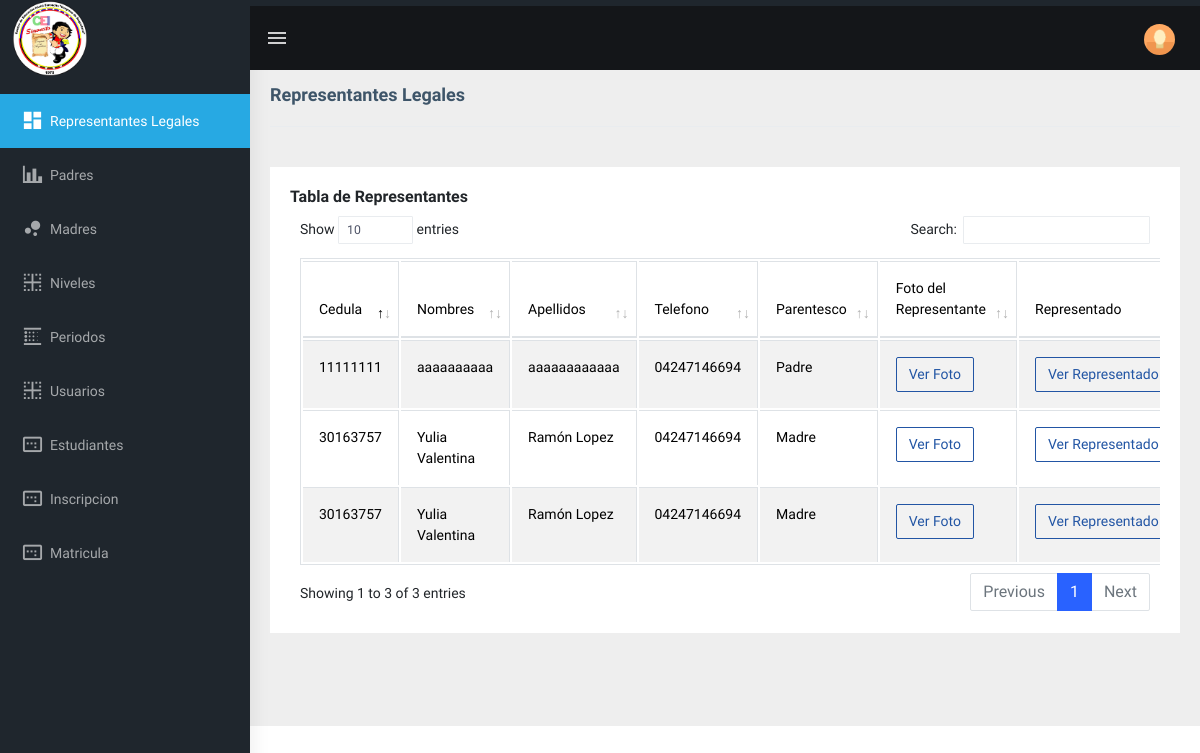
Page /admin/representante.php (signed in) on the committed database.
### tables this page shows
CREATE TABLE `representante_legal` (
  `cedula_representante` varchar(10) NOT NULL,
  `nombres` varchar(20) NOT NULL,
  `apellidos` varchar(25) NOT NULL,
  `telefono` varchar(11) NOT NULL,
  `codigo_parentesco` int(3) NOT NULL,
  `foto_representante` longblob DEFAULT NULL,
  `codigo_estado` int(3) NOT NULL DEFAULT 1,
  `nacionalidad` int(3) NOT NULL
);

CREATE TABLE `parentesco` (
  `codigo_parentesco` int(3) NOT NULL,
  `descripcion` varchar(50) NOT NULL
);

### admin/representante.php (the view, shortened to what this page needs)
<!DOCTYPE html>
<html dir="ltr" lang="en">
<head>
    <link href="https://cdn.jsdelivr.net/npm/bootstrap@5.3.3/dist/css/bootstrap.min.css" rel="stylesheet">
    <link href="../assets/libs/flot/css/float-chart.css" rel="stylesheet">
    <link rel="stylesheet" type="text/css" href="../assets/extra-libs/multicheck/multicheck.css">
    <link href="../assets/libs/datatables.net-bs4/css/dataTables.bootstrap4.css" rel="stylesheet">
    <link href="../dist/css/style.min.css" rel="stylesheet">
    <link href="css/formulario.css" rel="stylesheet">
    <link rel="stylesheet" href="../assets/libs/sweetAlerts2/sweetalert2.css">
</head>
<body>
    <?php
    include 'includes/navbar.php';
    include '../php/conexion.php';
    $sentencia = ("SELECT a.*, b.descripcion, e.estado
    FROM representante_legal a, parentesco b, estado e, v_estudiantesactivos f
    WHERE b.codigo_parentesco=a.codigo_parentesco
    AND e.codigo_estado=a.codigo_estado
    AND f.cedula_representante = a.cedula_representante");
    $mostrar = mysqli_query($conexion, $sentencia);
    ?>
    <div class="page-wrapper">
        <div class="page-breadcrumb">
            <div class="row">
                <div class="col-12 d-flex no-block align-items-center">
                    <h4 class="page-title">Representantes Legales</h4>
                </div>
            </div>
        </div>
        <div class="container-fluid">
            <div class="row">
                <div class="col-md-12">
                    <div class="border-top">
                        <div class="card-body">
                        </div>
                    </div>
                    <div class="card">
                        <div class="card-body">
                            <h5 class="card-title">Tabla de Representantes</h5>
                            <div class="table-responsive">
                                <table id="zero_config" class="table table-striped table-bordered">
                                    <thead>
                                        <tr>
                                            <th>Cedula</th>
                                            <th>Nombres</th>
                                            <th>Apellidos</th>
                                            <th>Telefono</th>
                                            <th>Parentesco</th>
                                            <th>Foto del Representante</th>
                                            <th>Representado</th>
                                        </tr>
                                    </thead>
                                    <tbody>
                                        <?php
                                        while ($r = mysqli_fetch_array($mostrar)) {
                                        ?>
                                            <tr>
                                                <th><?php echo $r['cedula_representante'] ?></th>
                                                <th><?php echo $r['nombres'] ?></th>
                                                <th><?php echo $r['apellidos'] ?></th>
                                                <th><?php echo $r['telefono'] ?></th>
                                                <th><?php echo $r['descripcion'] ?></th>
                                                <th><button type="button" class="btn btn-outline-info" data-toggle="modal" data-target="#ver<?php echo $r['cedula_representante']; ?>">Ver Foto</button></th>
                                                <th><button type="button" class="btn btn-outline-info" data-toggle="modal" data-target="#verr<?php echo $r['cedula_representante']; ?>" onclick="searchKids(<?php echo $r['cedula_representante']; ?>)">Ver Representado</button></th>
                                            </tr>
                                        <?php
                                        }
                                        ?>
                                    </tbody>
                                </table>
                            </div>
                        </div>
                    </div>
                </div>
            </div>
        </div>
</body>
</html>

### admin/css/formulario.css (style rules this page uses)
* { box-sizing: border-box; }

### rows in the picture
representante_legal: cedula_representante "30163757", nombres "Yulia Valentina", apellidos "Ramón Lopez", telefono "04247146694", codigo_parentesco.descripcion "Madre"
representante_legal: cedula_representante "11111111", nombres "aaaaaaaaaa", apellidos "aaaaaaaaaaaa", telefono "04247146694", codigo_parentesco.descripcion "Padre"
